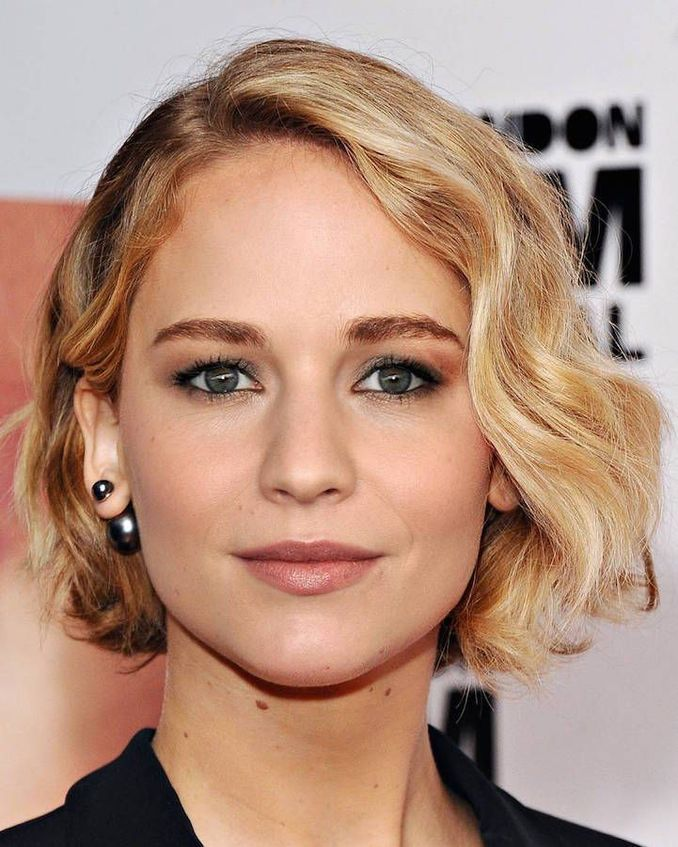
#> input picture homework/src.jpg, 678 x 847 px
$ python hw17.py
#> lines starting #> are read from the running program, lines starting #| are printed output that depends on the picture
# 1.Добавить функционал программе по обработке фото

import cv2
import os


def detect_faces(frame, face_cascade):
    gray = cv2.cvtColor(frame, cv2.COLOR_BGR2GRAY)
    faces = face_cascade.detectMultiScale(gray, scaleFactor=1.1, minNeighbors=5, minSize=(30, 30))
    return faces


def process_image(image_path, output_folder):
#> called with image_path = 'src.jpg', output_folder = 'output_photo'
    face_cascade = cv2.CascadeClassifier(cv2.data.haarcascades + 'haarcascade_frontalface_default.xml')

    image = cv2.imread(image_path)
#> image is the input picture: shape (847, 678, 3); mean B, G, R 124.8, 143.5, 179.1
    faces = detect_faces(image, face_cascade)
#> in detect_faces, `gray = cv2.cvtColor(frame, cv2.COLOR_BGR2GRAY)`:
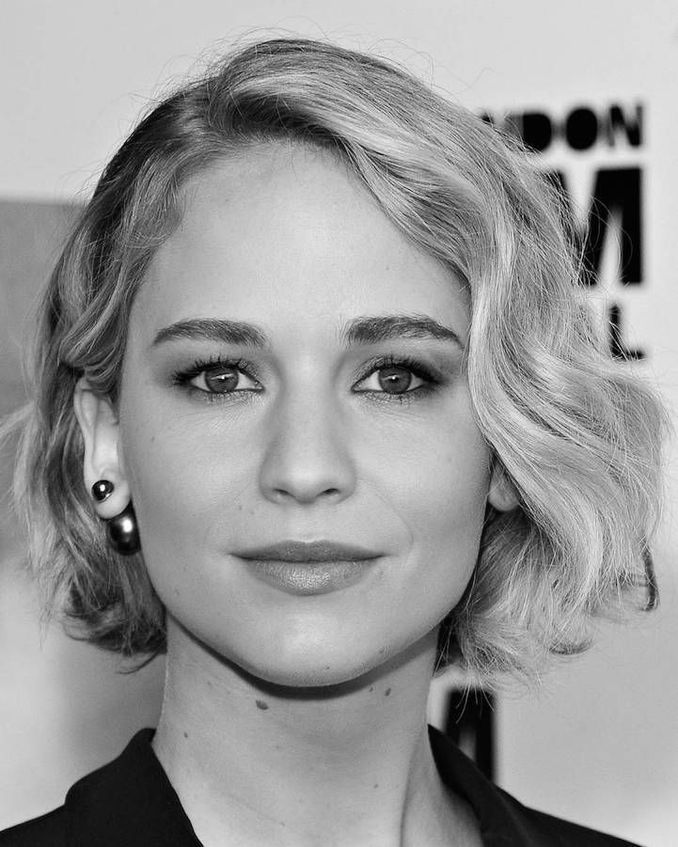
#> gray: shape (847, 678); min 0, max 255, mean 152
#> in detect_faces, `faces = face_cascade.detectMultiScale(gray, scaleFactor=1.1, minNeighb..`: faces = [[69, 193, 472, 472]]
#> faces = [[69, 193, 472, 472]]

    for i, (x, y, w, h) in enumerate(faces):
        face = image[y:y + h, x:x + w]
        face_filename = f'face_{os.path.basename(image_path)}_{i}.jpg'
        face_filepath = os.path.join(output_folder, face_filename)
        cv2.imwrite(face_filepath, face)
#> this loop made 1 pass
#> pass 1, in process_image, `face = image[y:y + h, x:x + w]`:
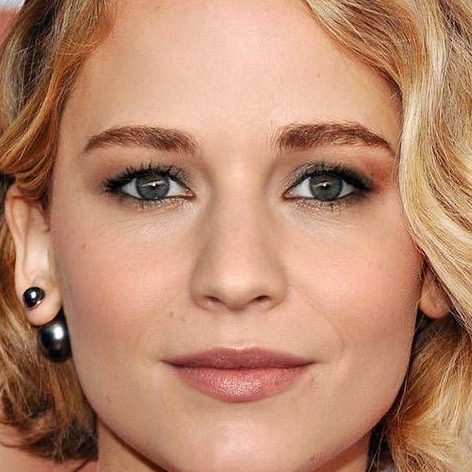
#> face: shape (472, 472, 3); mean B, G, R 109.2, 135.4, 185

    return image


def main():
    image_path = 'src.jpg'
    output_folder = 'output_photo'

    if not os.path.exists(output_folder):
        os.makedirs(output_folder)

    if image_path:
        processed_image = process_image(image_path, output_folder)
        cv2.imshow('Processed Image', processed_image)
        cv2.waitKey(0)
        cv2.destroyAllWindows()


if __name__ == "__main__":
    main()

$ run again, with homework/collegues.jpg copied over homework/src.jpg
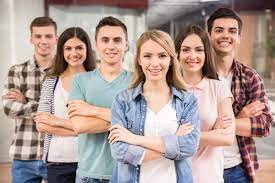
#> input picture homework/collegues.jpg, 275 x 183 px
#> in process_image, image is the input picture: shape (183, 275, 3); mean B, G, R 148.9, 154.5, 174.9
#> in detect_faces, `gray = cv2.cvtColor(frame, cv2.COLOR_BGR2GRAY)`:
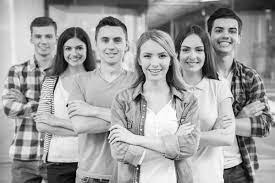
#> gray: shape (183, 275); min 1, max 254, mean 160
#> in detect_faces, `faces = face_cascade.detectMultiScale(gray, scaleFactor=1.1, minNeighb..`: faces = [[206, 15, 40, 40], [25, 23, 37, 37], [90, 23, 43, 43], [58, 35, 34, 34], [174, 35, 38, 38], [135, 40, 40, 40]]
#> the loop in process_image, `for i, (x, y, w, h) in enumerate(faces):` made 6 passes
#> pass 3, in process_image, `face = image[y:y + h, x:x + w]`:
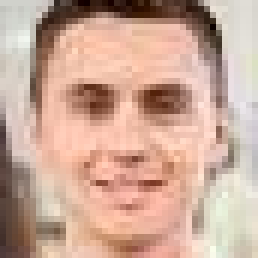
#> face: shape (43, 43, 3) (shown 6 times larger); mean B, G, R 151.7, 168.3, 202.9

$ run again, with homework/family.jpg copied over homework/src.jpg
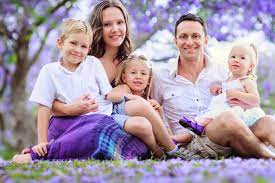
#> input picture homework/family.jpg, 275 x 183 px
#> in process_image, image is the input picture: shape (183, 275, 3); mean B, G, R 167, 150, 166.4
#> in detect_faces, `gray = cv2.cvtColor(frame, cv2.COLOR_BGR2GRAY)`:
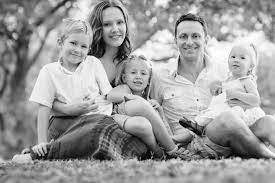
#> gray: shape (183, 275); min 0, max 255, mean 156.9
#> in detect_faces, `faces = face_cascade.detectMultiScale(gray, scaleFactor=1.1, minNeighb..`: faces = [[96, 9, 38, 38], [172, 23, 35, 35]]
#> the loop in process_image, `for i, (x, y, w, h) in enumerate(faces):` made 2 passes
#> pass 2, in process_image, `face = image[y:y + h, x:x + w]`:
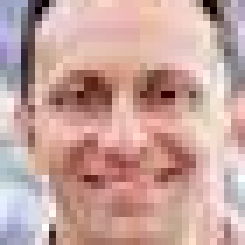
#> face: shape (35, 35, 3) (shown 7 times larger); mean B, G, R 157.2, 163.2, 199.3

$ run again, with homework/friends.jpg copied over homework/src.jpg
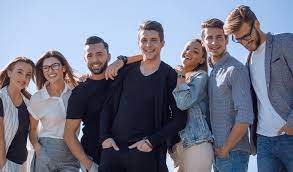
#> input picture homework/friends.jpg, 293 x 172 px
#> in process_image, image is the input picture: shape (172, 293, 3); mean B, G, R 135.7, 117.5, 114.2
#> in detect_faces, `gray = cv2.cvtColor(frame, cv2.COLOR_BGR2GRAY)`:
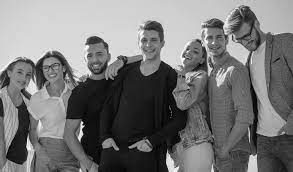
#> gray: shape (172, 293); min 1, max 254, mean 118.6
#> in detect_faces, `faces = face_cascade.detectMultiScale(gray, scaleFactor=1.1, minNeighb..`: faces = ()
